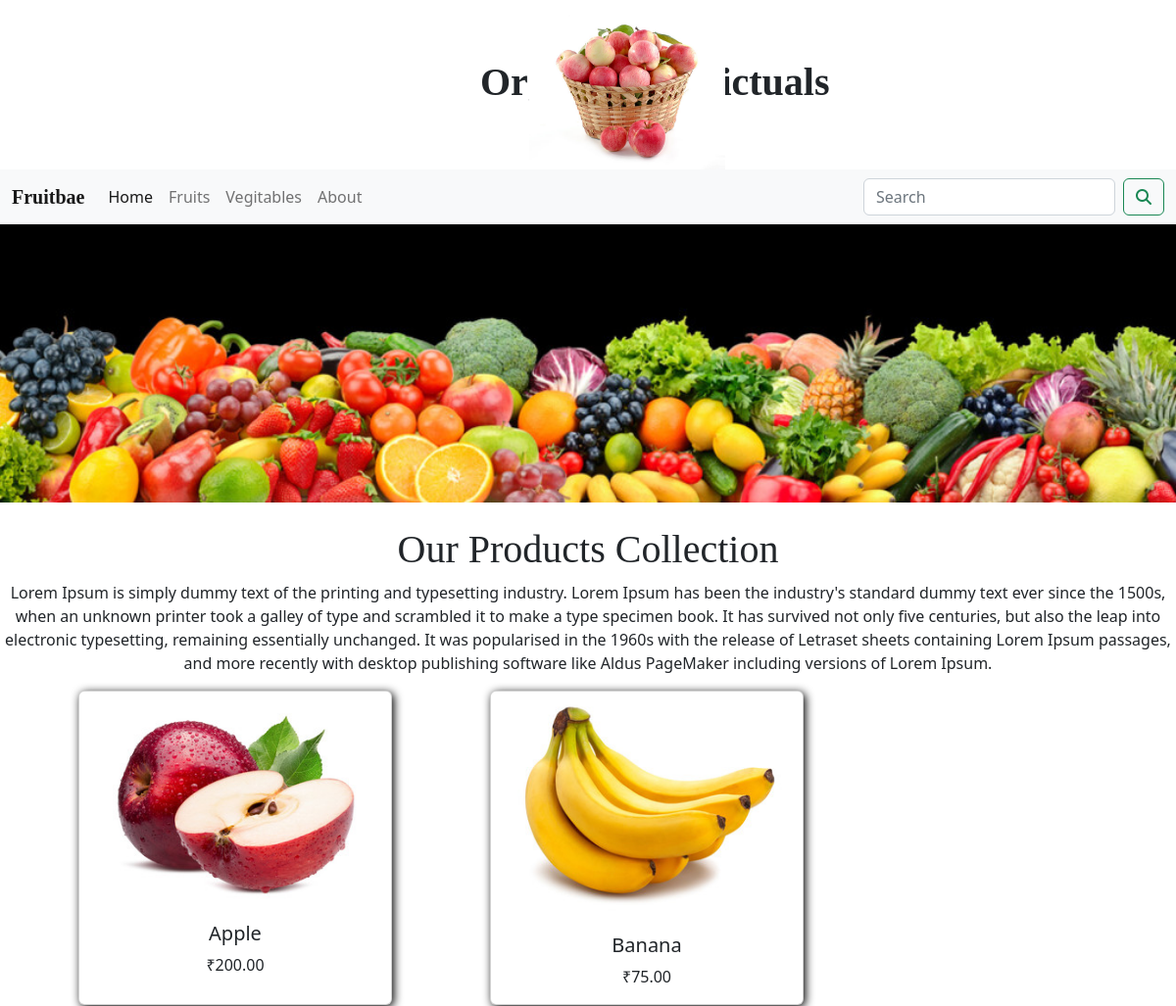
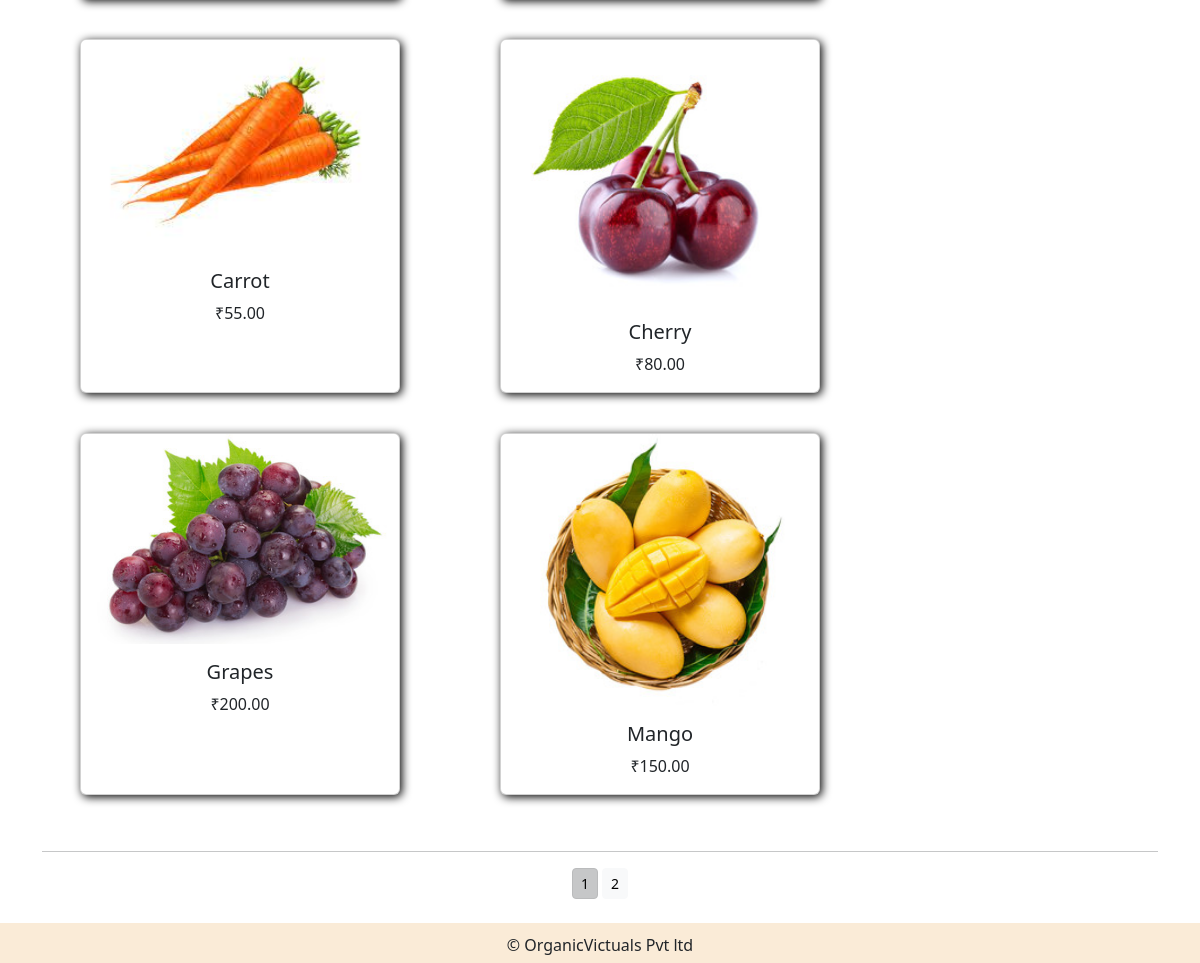
/store/, run on the app's committed database (2 pictures, top to bottom).
### store/models.py (models this page shows, shortened)
class Category(models.Model):
    name = models.CharField(max_length=250, unique=True)
    slug = models.SlugField(max_length=250, unique=True)
    description = models.TextField()
    image = models.ImageField(upload_to='category')
    class Meta:
        ordering = ('name',)
        verbose_name = 'category'
        verbose_name_plural = 'categories'
    def get_url(self):
            return reverse('store:products_category', args=[self.slug])

class Product(models.Model):
    name = models.CharField(max_length=250, unique=True)
    slug = models.SlugField(max_length=250, unique=True)
    description = models.TextField()
    image = models.ImageField(upload_to='product')
    category = models.ForeignKey(Category, on_delete=models.CASCADE)
    price = models.DecimalField(max_digits=10, decimal_places=2)
    stock = models.IntegerField()
    availability = models.BooleanField(default=True)
    created = models.DateTimeField(auto_now_add=True)
    updated = models.DateTimeField(auto_now=True)
    def get_url(self):
        return reverse('store:productDetails', args=[self.category.slug, self.slug])
    class Meta:
        ordering = ('name',)
        verbose_name = 'product'
        verbose_name_plural = 'products'

### store/views.py (the view)
# urls.py: path('', views.allCategory, name='allCategory'),
def allCategory(request, c_slug=None):
    c_page = None
    products_list = None
    if c_slug != None:
        c_page = get_object_or_404(Category, slug=c_slug)
        products_list = Product.objects.all().filter(category=c_page, availability=True)
    else:
        products_list = Product.objects.all().filter(availability = True)
    paginator = Paginator(products_list,6)
    try:
        page = int(request.GET.get('page', '1'))
    except:
        page = 1
    try:
        products = paginator.page(page)
    except (EmptyPage, InvalidPage):
        products = paginator.page(paginator.num_pages)
    return render(request, 'category.html', {'category':c_page, 'products':products})

### cart/context_processors.py (called while the page is built)
def counter(request):
    item_count = 0
    if 'admin' in request.path:
        return{}
    else:
        try:
            cart = Cart.objects.filter(cartid=cart_id(request))
            cart_items = CartItem.objects.all().filter(cart=cart[:1])
            for cart_item in cart_items:
                item_count += cart_item.quantity
        except Cart.DoesNotExist:
            item_count = 0
    return dict(item_count=item_count)

### cart/views.py (called while the page is built)
def cart_id(request):
    cart = request.session.session_key
    if not cart:
        cart = request.session.create()
    return cart

### store/context_processors.py (called while the page is built)
def menu_links(request):
    links = Category.objects.all()
    return dict(links=links)

### templates/category.html (shortened to what this page needs)
{% extends "base.html" %}
{% load static %}
{% block content %}
        <div>
            {% if category %}
                <img src="{{category.image.url}}" alt="{{category.name}}"  style="width: 100%";>
        </div>
        <br>
        <div>
            <h1>{{category.name}}</h1>
            <p>{{category.description}}</p>
        </div>
    {% else %}
        <div>
            <img src={% static 'img/vegetable.jpg' %} alt="our products" width='100%'>
        </div>
        <br>
        <div>
            <h1>Our Products Collection</h1>
            <p class="text-center">Lorem Ipsum is simply dummy text of the printing and typesetting industry. Lorem Ipsum has been the industry's standard dummy text ever since the 1500s, when an unknown printer took a galley of type and scrambled it to make a type specimen book. It has survived not only five centuries, but also the leap into electronic typesetting, remaining essentially unchanged. It was popularised in the 1960s with the release of Letraset sheets containing Lorem Ipsum passages, and more recently with desktop publishing software like Aldus PageMaker including versions of Lorem Ipsum.</p>
        </div>
    {% endif %}
         <div class="container">
                <div class="row">
                        {% for i in products.object_list %}
                        <div class="card" style="width: 20rem;">
                            <a href="{{i.get_url}}"> <img src="{{i.image.url}}" class="card-img-top" alt="{{i.name"></a>
                                <div class="card-body">
                                    <h5 class="card-title">{{i.name}}</h5>
                                    <p class="card-text">₹{{i.price}}</p>
                                </div>
                        </div>
                        {% endfor %}
                    </div>
                    <div class="mx-auto">
                        {% if products.paginator.num_pages > 1 %}
                        <hr>
                        <div class="text-center">
                            {% for pg in products.paginator.page_range %}
                            <a href="?page={{pg}}" class="btn btn-light btn-sm {% if products.number == pg %} active {% endif %}">{{pg}}</a>
                            {% endfor %}
                        </div>
                        {% endif %}
                    </div>
                    <br>
                </div>
{% endblock content %}

### templates/base.html (shortened to what this page needs)
{% load static %}
<!DOCTYPE html>
<html lang="en">
<head>
    <link href="{% static 'css/bootstrap.min.css' %}" rel="stylesheet">
    <link rel="stylesheet" href="{% static 'css/mystyle.css' %}">
</head>
<body>
{% include 'header.html' %}
{% include 'navbar.html' %}
    {% block content %}
    {% endblock content %}
    {% include 'footer.html' %}
</body>
</html>

### templates/header.html
{% load static %}
<div class="header">
    <div class="first">
        <h1> <strong>Organic</strong></h1>
    </div>
    <div class="last">
        <h1><strong>Victuals</strong></h1>
    </div>
    <div class="logo">
        <a href="#">
        <img src="{% static 'img/shop.jpg' %}" alt="" width=200 >
        </a>
    </div>
</div>

### templates/navbar.html (shortened to what this page needs)
<link href="https://cdn.jsdelivr.net/npm/bootstrap@5.2.2/dist/css/bootstrap.min.css" rel="stylesheet">
<nav class="navbar navbar-expand-lg  bg-light">
  <div class="container-fluid">
    <a class="navbar-brand" href="{% url 'store:allCategory' %}"> <b>Fruitbae</b></a>
      <ul class="navbar-nav me-auto mb-2 mb-lg-0">
        <li class="nav-item">
          <a class="nav-link active" aria-current="page" href="{% url 'store:allCategory' %}">Home</a>
        </li>
        {% for i in links %}
        <li class="nav-item">
          <a class="nav-link" href="{{i.get_url}}">{{i.name}}</a>
        </li>
        {% endfor %}
        <li class="nav-item">
          <a class="nav-link" href="#">About</a>
        </li>
      </ul>
      <form class="d-flex" action="{% url 'search:searchapp' %}" role="search" method="get">
        <input class="form-control me-2" type="search" placeholder="Search" name="q" aria-label="Search">
        <button class="btn btn-outline-success" type="submit"><i class="fa fa-search"></i></button>
      </form>
    </div>
</nav>

### templates/footer.html
<div class="footer">
    <p class="text-center">&copy; OrganicVictuals Pvt ltd</p>
</div>

### static/css/mystyle.css (style rules this page uses)
.card { border-radius: 10px; margin: 10px 50px 40px; box-shadow: 2px 2px 10px black; }
.card-body { text-align: center; }
.logo { position: relative; padding-left: 45%; border-radius: 50px; }
h1 { position: relative; text-align: center; font-family:cursive; }
.navbar-brand { font-family: cursive; }
.footer { padding: 10px 10px 0px 10px; bottom: 1px;; width: 100%; height: 40px; background-color: antiquewhite !important; }
.first { position: absolute; padding-left: 490px; padding-top: 5%; font-family:cursive; }
.last { position: absolute; padding-left: 59%; padding-top: 5%; font-family:cursive; }

### data on the page
Category: name "Fruits"
Category: name "Vegitables"
Product: image (picture), name "Apple", price "200.00"
Product: image (picture), name "Banana", price "75.00"
Product: image (picture), name "Carrot", price "55.00"
Product: image (picture), name "Cherry", price "80.00"
Product: image (picture), name "Grapes", price "200.00"
Product: image (picture), name "Mango", price "150.00"

### other printed values
{{ pg }} "1" "2"
